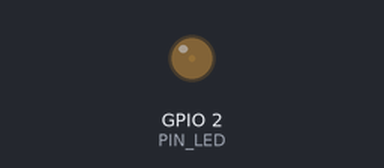
Simulated run of this sketch. Board: ESP32. On the bench: output pins drawn as LEDs (lit = HIGH).

Above: at 0.05 s.
At 1.15 s:
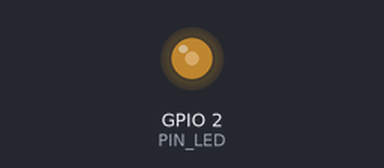
At 2.3 s:
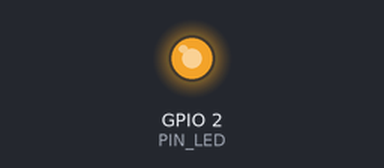
At 4.55 s:
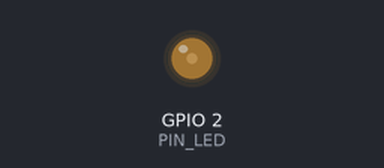
Timing chart, 0 to 6.6 s (numbered marks = the images above):
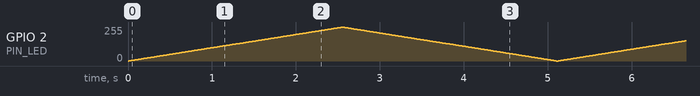

The sketch:

t3_proyecto5.ino
```cpp
#define PIN_LED 2 //definimos el led pin

#define CHN 0 //define el canal

#define FRQ 1000 //define la frecuencia

#define PWM_BIT 8 //define la precisión

void setup() {

ledcAttach(PIN_LED, FRQ, PWM_BIT); //establecemos el canal

//ledcAttachPin(PIN_LED, CHN); //conectamos el pin led al canal

}


void loop() {

for (int i = 0; i < 255; i++) { //hace que la luz se desvanezca

ledcWrite(PIN_LED, i);

delay(10);

}

for (int i = 255; i > -1; i--) { //hace que la luz se apague

ledcWrite(PIN_LED, i);

delay(10);

}

}
```
